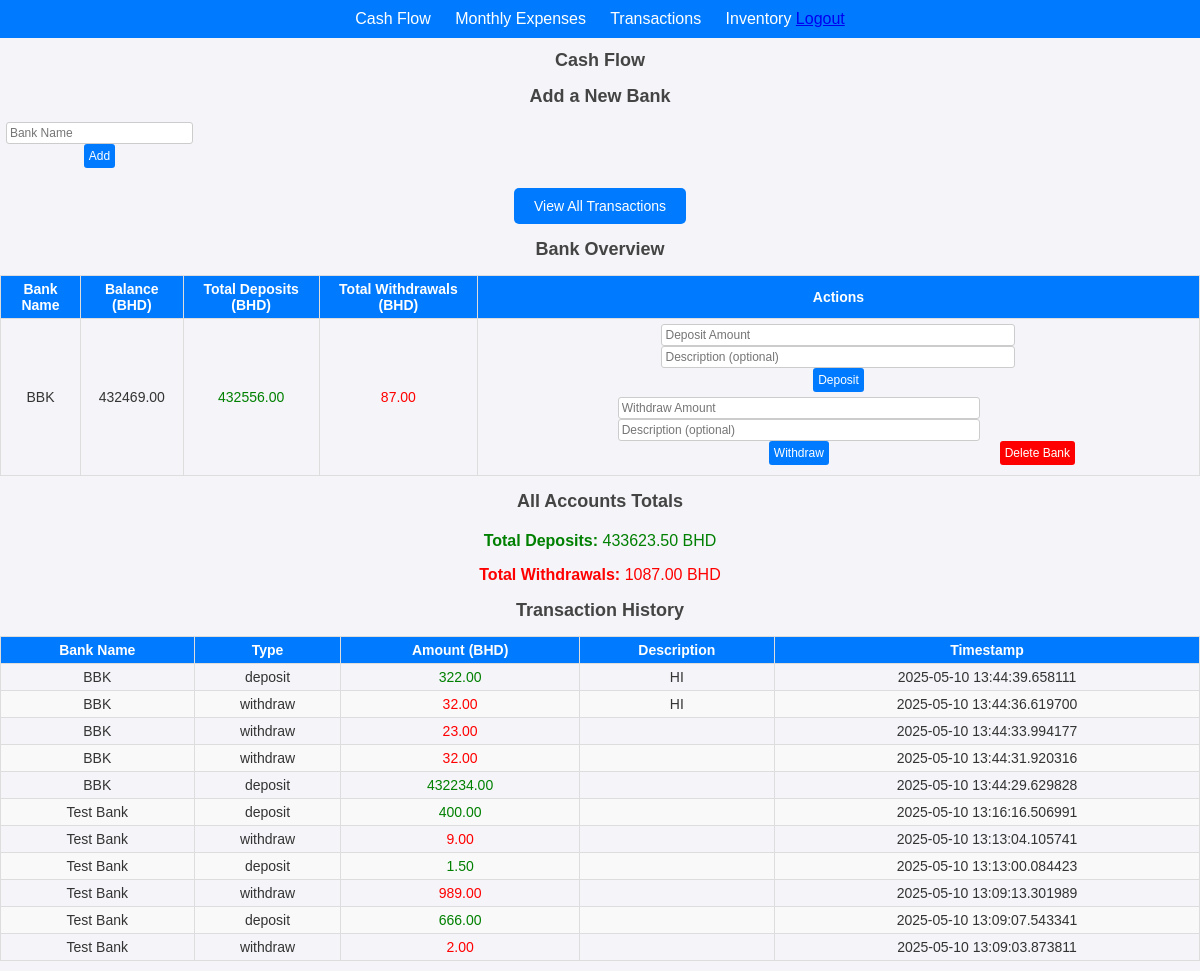
Page /cash_flow (signed in) on the committed database.
### app.py (models this page shows)
class Bank(db.Model):
    id = db.Column(db.Integer, primary_key=True)
    name = db.Column(db.String(100), unique=True, nullable=False)
    balance = db.Column(db.Float, nullable=False, default=0.0)
    user_id = db.Column(db.Integer, db.ForeignKey('user.id'), nullable=False)
    transactions = db.relationship(
        "Transaction",
        backref="bank",
        cascade="all, delete-orphan",  # Enable cascade delete
        lazy=True
    )

class Transaction(db.Model):
    id = db.Column(db.Integer, primary_key=True)
    type = db.Column(db.String(20), nullable=False)
    amount = db.Column(db.Float, nullable=False)
    description = db.Column(db.String(200))
    timestamp = db.Column(db.DateTime, nullable=False, default=datetime.utcnow)
    user_id = db.Column(db.Integer, db.ForeignKey('user.id'), nullable=False)
    bank_id = db.Column(db.Integer, db.ForeignKey('bank.id'), nullable=True)
    expense_id = db.Column(
        db.Integer, db.ForeignKey('expense.id'), nullable=True)

### app.py (the view, shortened to what this page needs)
@app.route("/cash_flow", methods=["GET", "POST"])
def cash_flow():
    user_id = session.get("user_id")
    if not user_id:
        flash("You must be logged in to perform this action.", "error")
        return redirect(url_for("login"))
    banks = Bank.query.filter_by(user_id=user_id).all()
    transactions = Transaction.query.filter_by(user_id=user_id).order_by(
        Transaction.timestamp.desc()).all()
    transactions_with_bank_name = [
        {
            "bank_name": transaction.bank.name,
            "type": transaction.type,
            "amount": transaction.amount,
            "description": transaction.description,
            "timestamp": transaction.timestamp
        }
        for transaction in transactions
    ]
    bank_totals = {}
    for transaction in transactions:
        if transaction.bank.name not in bank_totals:
            bank_totals[transaction.bank.name] = {
                "deposits": 0.0, "withdrawals": 0.0}
        if transaction.type == "deposit":
            bank_totals[transaction.bank.name]["deposits"] += transaction.amount
        elif transaction.type == "withdraw":
            bank_totals[transaction.bank.name]["withdrawals"] += transaction.amount
    total_deposits = sum(t.amount for t in transactions if t.type == "deposit")
    total_withdrawals = sum(
        t.amount for t in transactions if t.type == "withdraw")
    return render_template(
        "cash_flow.html",
        banks=banks,
        transactions=transactions_with_bank_name,
        total_deposits=total_deposits,
        total_withdrawals=total_withdrawals,
        bank_totals=bank_totals
    )

### app.py (called while the page is built)
@app.before_request
def require_login():
    allowed_routes = ["login", "signup",
                      "logout", "init_db", "set_default_bank"]
    if "user" not in session and request.endpoint not in allowed_routes:
        return redirect(url_for("login"))

### templates/cash_flow.html (shortened to what this page needs)
<!DOCTYPE html>
<html lang="en">
<head>
</head>
<body>
    <nav style="background-color: #007BFF; padding: 10px; text-align: center;">
        <a href="{{ url_for('cash_flow') }}" style="color: white; text-decoration: none; margin-right: 20px;">Cash
            Flow</a>
        <a href="{{ url_for('monthly_expenses') }}"
            style="color: white; text-decoration: none; margin-right: 20px;">Monthly Expenses</a>
        <a href="{{ url_for('transactions') }}"
            style="color: white; text-decoration: none; margin-right: 20px;">Transactions</a>
        <a href="{{ url_for('inventory_page') }}" style="color: white; text-decoration: none;">Inventory</a>
        <a href="{{ url_for('logout') }}" class="btn btn-danger">Logout</a>
    </nav>
    <h1>Cash Flow</h1>
    <h2>Add a New Bank</h2>
    <form method="POST" style="text-align: center;">
        <input type="text" name="new_bank_name" placeholder="Bank Name" required>
        <button type="submit">Add</button>
    </form>
    <div style="text-align: center; margin-top: 20px;">
        <a href="{{ url_for('transactions') }}">
            <button
                style="background-color: #007BFF; color: white; border: none; padding: 10px 20px; border-radius: 5px; cursor: pointer; font-size: 14px;">
                View All Transactions
            </button>
        </a>
    </div>
    <h2>Bank Overview</h2>
    <table>
        <thead>
            <tr>
                <th>Bank Name</th>
                <th>Balance (BHD)</th>
                <th>Total Deposits (BHD)</th>
                <th>Total Withdrawals (BHD)</th>
                <th>Actions</th>
            </tr>
        </thead>
        <tbody>
            {% for bank in banks %}
            <tr>
                <td>{{ bank.name }}</td>
                <td>{{ "%.2f" | format(bank.balance) }}</td>
                <td style="color: green;">{{ "%.2f" | format(bank_totals[bank.name].deposits) if bank.name in
                    bank_totals else "0.00" }}</td>
                <td style="color: red;">{{ "%.2f" | format(bank_totals[bank.name].withdrawals) if bank.name in
                    bank_totals else "0.00" }}</td>
                <td>
                    <form method="POST" style="margin-bottom: 5px;">
                        <input type="number" name="amount" placeholder="Deposit Amount" step="0.01" required>
                        <input type="text" name="description" placeholder="Description (optional)">
                        <button type="submit">Deposit</button>
                    </form>
                    <form method="POST" style="margin-bottom: 5px;">
                        <input type="number" name="amount" placeholder="Withdraw Amount" step="0.01" required>
                        <input type="text" name="description" placeholder="Description (optional)">
                        <button type="submit">Withdraw</button>
                    </form>
                    <form method="POST" style="margin-bottom: 5px;">
                        <button type="submit" style="background-color: red;">Delete Bank</button>
                    </form>
                </td>
            </tr>
            {% endfor %}
        </tbody>
    </table>
    <h2>All Accounts Totals</h2>
    <div style="text-align: center; margin-top: 20px;">
        <p style="color: green;"><strong>Total Deposits:</strong> {{ "%.2f" | format(total_deposits) }} BHD</p>
        <p style="color: red;"><strong>Total Withdrawals:</strong> {{ "%.2f" | format(total_withdrawals) }} BHD</p>
    </div>
    <h2>Transaction History</h2>
    <table>
        <thead>
            <tr>
                <th>Bank Name</th>
                <th>Type</th>
                <th>Amount (BHD)</th>
                <th>Description</th>
                <th>Timestamp</th>
            </tr>
        </thead>
        <tbody>
            {% for transaction in transactions %}
            <tr>
                <td>{{ transaction.bank_name }}</td>
                <td>{{ transaction.type }}</td>
                <td
                    style="color: {% if transaction.type == 'deposit' %}green{% elif transaction.type == 'withdraw' %}red{% else %}black{% endif %};">
                    {{ "%.2f" | format(transaction.amount) }}
                </td>
                <td>{{ transaction.description }}</td>
                <td>{{ transaction.timestamp }}</td>
            </tr>
            {% endfor %}
        </tbody>
    </table>
</body>
</html>

### templates/cash_flow.html (style rules this page uses)
body { font-family: Arial, sans-serif; margin: 0; padding: 0; background-color: #f4f4f9; color: #333; }
h1, h2 { text-align: center; color: #444; font-size: 18px; }
table { width: 100%; border-collapse: collapse; margin: 10px 0; font-size: 14px; }
th, td { border: 1px solid #ddd; padding: 5px; text-align: center; }
th { background-color: #007BFF; color: white; }
tr:nth-child(even) { background-color: #f9f9f9; }
button { background-color: #007BFF; color: white; border: none; padding: 5px; border-radius: 3px; cursor: pointer; font-size: 12px; }
input[type="number"], input[type="text"], select { padding: 3px; font-size: 12px; border: 1px solid #ccc; border-radius: 3px; width: 90%; }
form { display: inline-block; }

### rows in the picture
Bank: name "BBK", balance "432469.00", name "432556.00", name "87.00"
Transaction: amount "322.00"
Transaction: amount "32.00"
Transaction: amount "23.00"
Transaction: amount "32.00"
Transaction: amount "432234.00"
Transaction: amount "400.00"
Transaction: amount "9.00"
Transaction: amount "1.50"
Transaction: amount "989.00"
Transaction: amount "666.00"
Transaction: amount "2.00"

### other values in the picture
{{ "%.2f" | format(total_deposits) }} "433623.50"
{{ "%.2f" | format(total_withdrawals) }} "1087.00"
